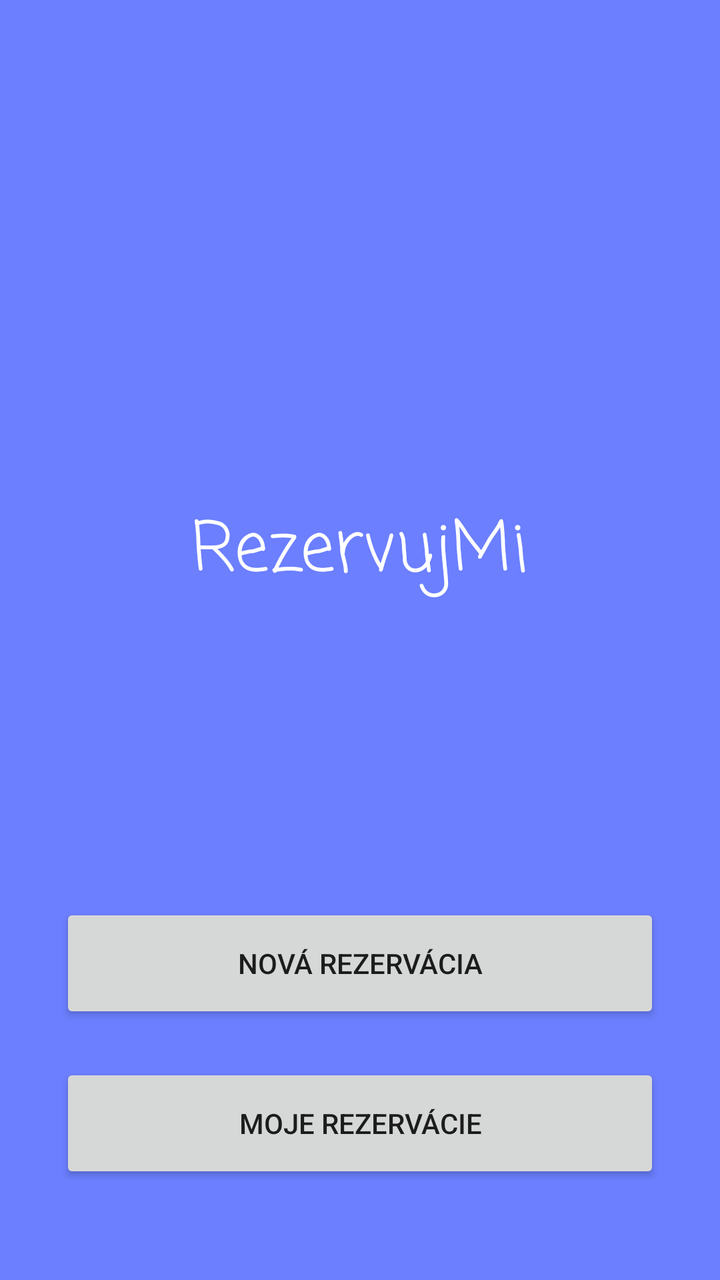
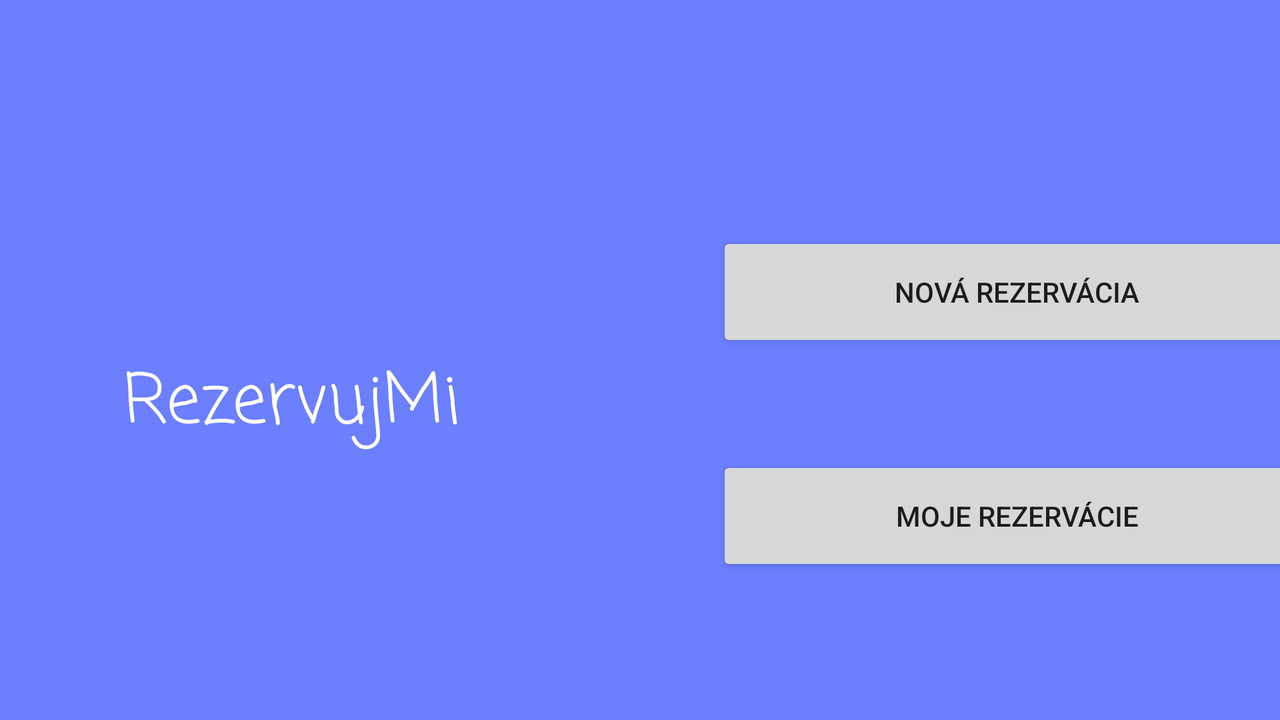

First picture: res/layout/ on a phone held upright. Second picture: the repository's own variant of that layout, on a device whose configuration matches the variant's folder. Source for both follows.
<!-- AndroidManifest.xml: application theme Theme.Semestralka2 -->
<!-- res/layout/activity_main.xml -->
<?xml version="1.0" encoding="utf-8"?>
<androidx.constraintlayout.widget.ConstraintLayout xmlns:android="http://schemas.android.com/apk/res/android"
    xmlns:app="http://schemas.android.com/apk/res-auto"
    xmlns:tools="http://schemas.android.com/tools"
    android:layout_width="match_parent"
    android:layout_height="match_parent"
    android:background="#6B7FFF"
    tools:context=".MainActivity">

    <TextView
        android:id="@+id/rezervujMi"
        android:layout_width="wrap_content"
        android:layout_height="wrap_content"
        android:layout_marginTop="250dp"
        android:background="#6B7FFF"
        android:fontFamily="casual"
        android:text="@string/rezervuj_mi"
        android:textColor="#FFFFFF"
        android:textSize="34sp"
        app:layout_constraintEnd_toEndOf="parent"
        app:layout_constraintStart_toStartOf="parent"
        app:layout_constraintTop_toTopOf="parent" />

    <Button
        android:id="@+id/novaRezervaciaBtn"
        android:layout_width="300dp"
        android:layout_height="60dp"
        android:layout_marginTop="150dp"
        android:text="@string/nova_rezervacia"
        app:layout_constraintEnd_toEndOf="@+id/rezervujMi"
        app:layout_constraintStart_toStartOf="@+id/rezervujMi"
        app:layout_constraintTop_toBottomOf="@+id/rezervujMi" />

    <Button
        android:id="@+id/mojeRezervacieBtn"
        android:layout_width="300dp"
        android:layout_height="60dp"
        android:layout_marginTop="20dp"
        android:text="@string/moje_rezervácie"
        app:layout_constraintEnd_toEndOf="@+id/novaRezervaciaBtn"
        app:layout_constraintStart_toStartOf="@+id/novaRezervaciaBtn"
        app:layout_constraintTop_toBottomOf="@+id/novaRezervaciaBtn" />
</androidx.constraintlayout.widget.ConstraintLayout>
<!-- resources referenced by this layout -->
<resources>
  <string name="nova_rezervacia">Nová rezervácia</string>
  <string name="rezervuj_mi">RezervujMi</string>
  <style name="Theme.Semestralka2" parent="Theme.MaterialComponents.DayNight.DarkActionBar">
          
          <item name="colorPrimary">@color/purple_500</item>
          <item name="colorPrimaryVariant">@color/purple_700</item>
          <item name="colorOnPrimary">@color/white</item>
          
          <item name="colorSecondary">@color/teal_200</item>
          <item name="colorSecondaryVariant">@color/teal_700</item>
          <item name="colorOnSecondary">@color/black</item>
          
          <item name="android:statusBarColor">?attr/colorPrimaryVariant</item>
          
      </style>
</resources>
<!-- res/layout-land/activity_main.xml (the author's variant of the layout above) -->
<!-- drawn on the phone turned sideways -->
<?xml version="1.0" encoding="utf-8"?>
<androidx.constraintlayout.widget.ConstraintLayout xmlns:android="http://schemas.android.com/apk/res/android"
    xmlns:app="http://schemas.android.com/apk/res-auto"
    xmlns:tools="http://schemas.android.com/tools"
    android:layout_width="match_parent"
    android:layout_height="match_parent"
    android:background="#6B7FFF"
    tools:context=".MainActivity">

    <TextView
        android:id="@+id/rezervujMi"
        android:layout_width="wrap_content"
        android:layout_height="wrap_content"
        android:layout_marginStart="16dp"
        android:layout_marginTop="176dp"
        android:background="#6B7FFF"
        android:fontFamily="casual"
        android:text="@string/rezervuj_mi"
        android:textColor="#FFFFFF"
        android:textSize="34sp"
        app:layout_constraintEnd_toEndOf="parent"
        app:layout_constraintHorizontal_bias="0.1"
        app:layout_constraintStart_toStartOf="parent"
        app:layout_constraintTop_toTopOf="parent" />

    <Button
        android:id="@+id/novaRezervaciaBtn"
        android:layout_width="300dp"
        android:layout_height="60dp"
        android:layout_marginStart="128dp"
        android:layout_marginTop="116dp"
        android:text="@string/nova_rezervacia"
        app:layout_constraintStart_toEndOf="@+id/rezervujMi"
        app:layout_constraintTop_toTopOf="parent" />

    <Button
        android:id="@+id/mojeRezervacieBtn"
        android:layout_width="300dp"
        android:layout_height="60dp"
        android:layout_marginStart="128dp"
        android:layout_marginTop="52dp"
        android:text="@string/moje_rezervácie"
        app:layout_constraintStart_toEndOf="@+id/rezervujMi"
        app:layout_constraintTop_toBottomOf="@+id/novaRezervaciaBtn" />
</androidx.constraintlayout.widget.ConstraintLayout>
